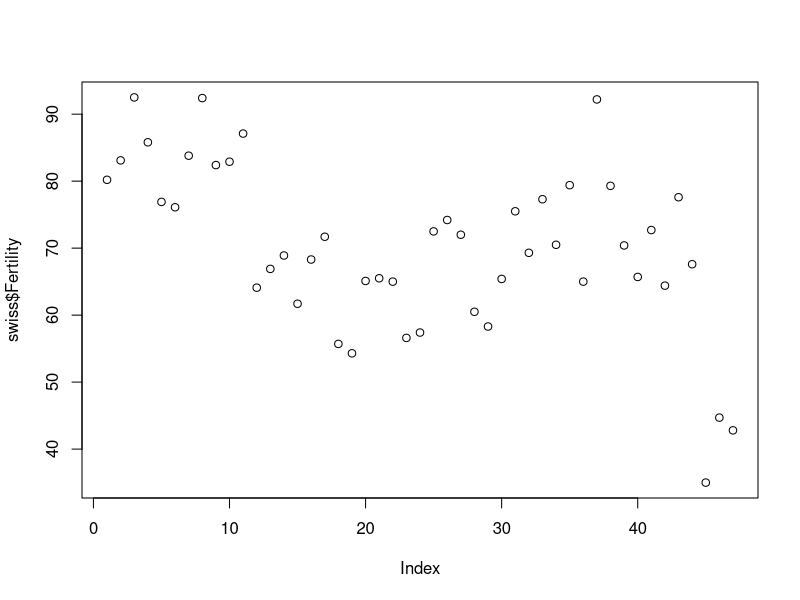

Here is the R script that generated this plot:
# swiss 활용해서 데이터 정보확인

dim(swiss)

head(swiss)

tail(swiss)

str(swiss)

#  데이터 그리기

plot(swiss$Fertility)